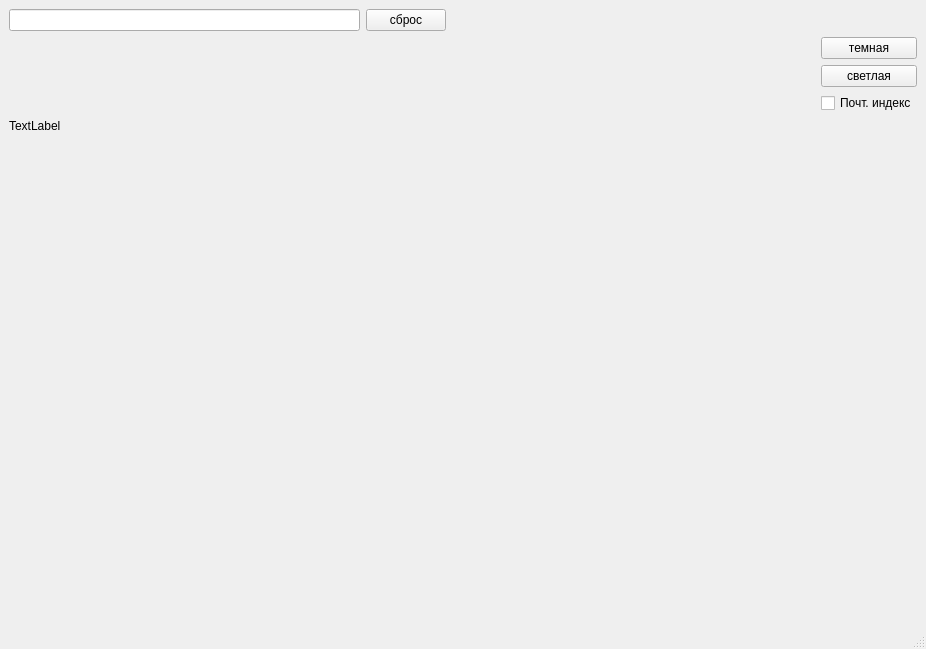
<?xml version="1.0" encoding="UTF-8"?>
<ui version="4.0">
 <class>MainWindow</class>
 <widget class="QMainWindow" name="MainWindow">
  <property name="geometry">
   <rect>
    <x>0</x>
    <y>0</y>
    <width>926</width>
    <height>649</height>
   </rect>
  </property>
  <property name="windowTitle">
   <string>Отображение карты</string>
  </property>
  <widget class="QWidget" name="centralwidget">
   <layout class="QGridLayout" name="gridLayout">
    <item row="4" column="0">
     <widget class="QLabel" name="g_map">
      <property name="text">
       <string>TextLabel</string>
      </property>
     </widget>
    </item>
    <item row="1" column="5">
     <widget class="QPushButton" name="g_layer2">
      <property name="text">
       <string>темная</string>
      </property>
     </widget>
    </item>
    <item row="0" column="1">
     <widget class="QPushButton" name="g_reset">
      <property name="text">
       <string>сброс</string>
      </property>
     </widget>
    </item>
    <item row="6" column="0">
     <spacer name="g_spacer2">
      <property name="orientation">
       <enum>Qt::Vertical</enum>
      </property>
      <property name="sizeHint" stdset="0">
       <size>
        <width>20</width>
        <height>40</height>
       </size>
      </property>
     </spacer>
    </item>
    <item row="5" column="0">
     <widget class="QLabel" name="inform_map">
      <property name="text">
       <string/>
      </property>
     </widget>
    </item>
    <item row="4" column="1" rowspan="3" colspan="5">
     <spacer name="verticalSpacer">
      <property name="orientation">
       <enum>Qt::Vertical</enum>
      </property>
      <property name="sizeHint" stdset="0">
       <size>
        <width>20</width>
        <height>40</height>
       </size>
      </property>
     </spacer>
    </item>
    <item row="0" column="2" rowspan="3">
     <spacer name="g_spacer1">
      <property name="orientation">
       <enum>Qt::Horizontal</enum>
      </property>
      <property name="sizeType">
       <enum>QSizePolicy::Expanding</enum>
      </property>
      <property name="sizeHint" stdset="0">
       <size>
        <width>40</width>
        <height>20</height>
       </size>
      </property>
     </spacer>
    </item>
    <item row="0" column="0">
     <widget class="QLineEdit" name="g_search"/>
    </item>
    <item row="3" column="5">
     <widget class="QCheckBox" name="g_index">
      <property name="text">
       <string>Почт. индекс</string>
      </property>
     </widget>
    </item>
    <item row="2" column="5">
     <widget class="QPushButton" name="g_layer1">
      <property name="text">
       <string>светлая</string>
      </property>
     </widget>
    </item>
   </layout>
  </widget>
  <widget class="QMenuBar" name="menubar">
   <property name="geometry">
    <rect>
     <x>0</x>
     <y>0</y>
     <width>926</width>
     <height>37</height>
    </rect>
   </property>
  </widget>
  <widget class="QStatusBar" name="statusbar"/>
 </widget>
 <resources/>
 <connections/>
</ui>
